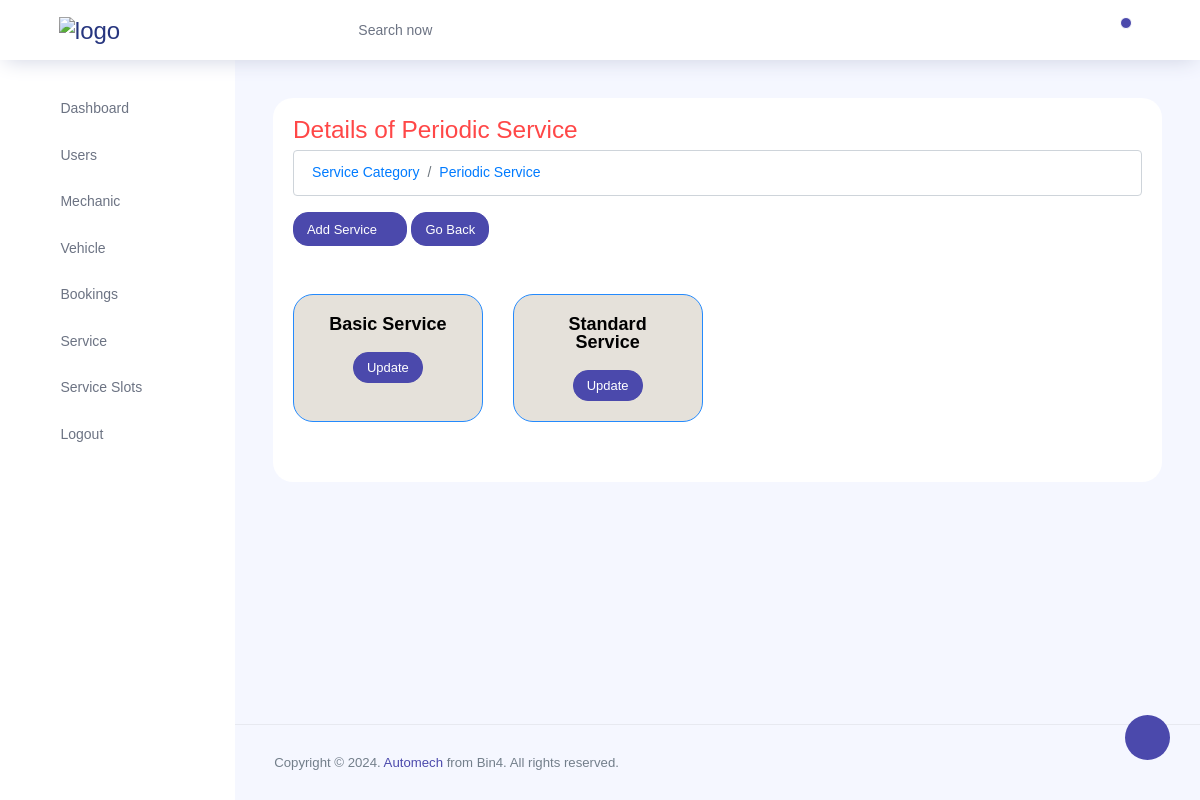
/customadmin/service/category/list/periodic-service/, run on the app's committed database.
### client/models.py (models this page shows, shortened)
class ServiceCategory(models.Model):
    category_name = models.CharField(max_length=100,unique=True)
    slug = models.SlugField(unique=True, blank=True)
    def __str__(self):
        return self.category_name

class ServiceList(models.Model):
    service_name = models.CharField(max_length=255,unique=True)
    service_category = models.ForeignKey('ServiceCategory', on_delete=models.CASCADE)
    description = models.TextField(null=True, blank=True)
    service_Image = models.ImageField(upload_to='service_images/',blank=True, null=True)
    slug = models.SlugField(unique=True, blank=True)

### client/admin_views.py (the view)
# urls.py: path('service/category/list/<slug:slug>/',views.service_category_list,name='service_category_list'),
def service_category_list(request, slug=None):
    cat= get_object_or_404(ServiceCategory, slug=slug)
    serviceList = ServiceList.objects.filter(service_category=cat.id).order_by('service_name')
    if request.method == 'POST':
        form = ServiceListForm(request.POST,request.FILES)
        if form.is_valid():
            form.save()
    else:
        form = ServiceListForm()
    context={'ServiceLists':serviceList,'service_category':cat,'form':form}
    return render(request, 'admin/servicecategorylist.html', context)

### client/forms.py
class ServiceListForm(forms.ModelForm):
    class Meta:
        model = ServiceList
        fields = [ 'service_name','service_category','description' ,'service_Image']
        widgets = {
             'service_name': forms.TextInput(attrs={'placeholder': 'Enter the Service name','class': 'form-control'}),
             'service_category': forms.Select(attrs={'class': 'form-control'}),
             'description' : forms.TextInput(attrs={'class': 'form-control'}),
             'service_Image' : forms.ClearableFileInput(attrs={'accept': 'image/*','class': 'form-control file-upload-info'}),
        }

### templates/admin/servicecategorylist.html (shortened to what this page needs)
{% extends 'admin/adminbase.html' %}
{%block content%}
{% load static %}
<div class="row">
<div class="col-md-12 grid-margin stretch-card">
    <div class="card">
        <div class="card-body">
          <h3 class="text-danger">Details of {{service_category}}  </h3>
            <nav aria-label="breadcrumb">
              <ol class="breadcrumb">
                <li class="breadcrumb-item"><a href="{%url 'service_category'%}">Service Category</a></li>
                <li class="breadcrumb-item"><a href=>{{service_category}}</a></li>
              </ol>
            </nav>
            {% if ServiceLists %}
            <button type="button" class="btn btn-primary btn-sm" data-toggle="modal" data-target="#exampleModal">
              Add Service  <i class="icon-circle-plus menu-icon">  </i>
            </button>
            <a href="{%url 'service_category'%}" class="btn btn-primary btn-sm" >
              Go Back
            </a>
            <div class="row mt-5">
                {% for ServiceList in ServiceLists %}
                <div class="col-md-3 grid-margin stretch-card">
                    <div class="card  card-light-custom border border-info">
                        <div class="card-body">
                            <div class="col text-center">
                            <h4 class="card-title">{{ ServiceList.service_name }} </h4>
                            <a href="{%url 'service_edit' slug=ServiceList.slug%}" class="btn btn-primary btn-sm">Update</a>
                            </div>
                        </div>
                    </div>
                </div>
                {% endfor %}
                </div>
              </div>
            {% endif %}
            </div>
    </div>
</div>
{%endblock%}

### data on the page
ServiceCategory: category_name "Periodic Service"
ServiceList: service_name "Basic Service"
ServiceList: service_name "Standard Service"
